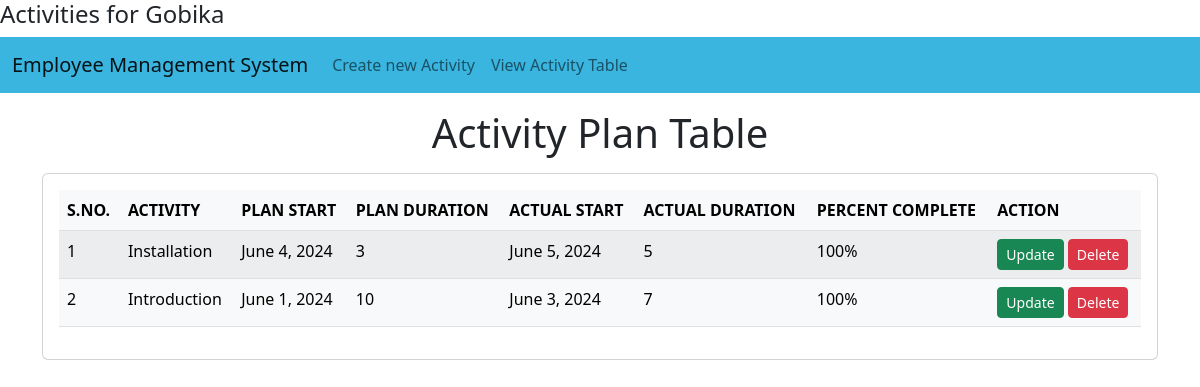
The page /emp/activities/emp/2/ (signed in) on the database its author committed.
### emp_app/models.py (models this page shows, shortened)
class Activity(models.Model):
    emp = models.ForeignKey(Emp, on_delete=models.CASCADE)
    activity_name = models.CharField(max_length=100)
    plan_start = models.DateField()
    plan_duration = models.IntegerField()
    actual_start = models.DateField(null=True, blank=True)
    actual_duration = models.IntegerField(null=True, blank=True)
    @property
    def percent_complete(self):
        if self.actual_start and self.actual_duration:
            actual_end_date = self.actual_start + datetime.timedelta(days=self.actual_duration)
            plan_end_date = self.plan_start + datetime.timedelta(days=self.plan_duration)
            today = datetime.date.today()
            if actual_end_date <= today:
                return 100
            elapsed_actual_days = (today - self.actual_start).days
            percent_complete = (elapsed_actual_days / self.plan_duration) * 100
            return max(min(percent_complete, 100), 0)
        elif self.actual_start:
            elapsed_actual_days = (datetime.date.today() - self.actual_start).days
            percent_complete = (elapsed_actual_days / self.plan_duration) * 100
            return max(min(percent_complete, 100), 0)
        else:
            return 0

### emp_app/decorators.py (the view)
        def _wrapped_view(request, *args, **kwargs):
            if request.user.is_authenticated:
                try:
                    user_profile = request.user.userprofile
                except UserProfile.DoesNotExist:
                    raise PermissionDenied("UserProfile does not exist")
                if user_profile.role in roles:
                    return view_func(request, *args, **kwargs)
                else:
                    raise PermissionDenied("You do not have permission to access this page")
            else:
                return redirect('login')

### emp_app/views.py (called while the page is built)
@role_required(['admin','employee'])
def activity_list_by_emp(request, emp_id):
    emp = get_object_or_404(Emp, pk=emp_id)
    activities = Activity.objects.filter(emp=emp)
    return render(request, 'activity_list_by_emp.html', {'activities': activities, 'emp': emp})

### templates/activity_list_by_emp.html (shortened to what this page needs)
<!DOCTYPE html>
<html>
<head>
    <link href="https://cdn.jsdelivr.net/npm/bootstrap@5.2.2/dist/css/bootstrap.min.css"
          rel="stylesheet"
>
</head>
<body>
    <h4>Activities for {{ emp.name }}</h4>
    {% include 'emp/activitynav.html' %}
    <h1 class="text-center my-3">Activity Plan Table</h1>
    <div class="container">
        <div class="row">
            <div class="col-md-12">
                <div class="card">
                    <div class="card-body">
                        <table class="table table-light table-striped table-hover">
                            <thead>
                                <tr>
                                    <th>S.NO.</th>
                                    <th>ACTIVITY</th>
                                    <th>PLAN START</th>
                                    <th>PLAN DURATION</th>
                                    <th>ACTUAL START</th>
                                    <th>ACTUAL DURATION</th>
                                    <th>PERCENT COMPLETE</th>
                                    <th>ACTION</th>
                                </tr>
                            </thead>
                            <tbody>
                                {% for activity in activities %}
                                <tr>
                                    <td>{{ forloop.counter }}</td>
                                    <td>{{ activity.activity_name }}</td>
                                    <td>{{ activity.plan_start }}</td>
                                    <td>{{ activity.plan_duration }}</td>
                                    <td>{{ activity.actual_start }}</td>
                                    <td>{{ activity.actual_duration }}</td>
                                    <td>{{ activity.percent_complete }}%</td>
                                    <td>
                                        <a href="{% url 'activity_update' emp_id=emp.id activity_id=activity.id %}" class="btn btn-success btn-sm">Update</a>
                                        <a href="{% url 'activity_delete' emp_id=emp.id activity_id=activity.id %}" class="btn btn-danger btn-sm" onclick="return confirm('Are you sure you want to delete the Activity?');">Delete</a>
                                    </td>
                                </tr>
                                {% endfor %}
                            </tbody>
                        </table>
                    </div>
                </div>
            </div>
        </div>
    </div>
</body>
</html>

### rows shown on the page
Activity: activity_name "Installation", plan_start "June 4, 2024", plan_duration "3", actual_start "June 5, 2024", actual_duration "5", percent_complete "100"
Activity: activity_name "Introduction", plan_start "June 1, 2024", plan_duration "10", actual_start "June 3, 2024", actual_duration "7", percent_complete "100"
